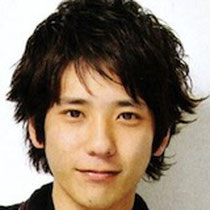
#> input picture G1_2/arashi_image/二宮和也/000017.jpg, 210 x 210 px; its folder holds only this picture in this run
$ python img_collection_mouth.py
#> lines starting #> are read from the running program, lines starting #| are printed output that depends on the picture
import cv2, os, re,requests, time, bs4
from urllib.request import urlretrieve
from urllib import request as req
from urllib import error,parse
from PIL import Image
import numpy as np
import glob
#"二宮和也","櫻井翔","相葉雅紀","大野智","松本潤"
members = ["二宮和也","櫻井翔","相葉雅紀","大野智","松本潤"]
img_dir =  "./arashi_image/"
mouth_cascade_path = "./haarcascade_mcs_nose.xml"
mouth_cascade = cv2.CascadeClassifier(mouth_cascade_path)
for member in members:
	files = glob.glob(img_dir+member+"/*.jpg")
	print("{}の写真は{}枚です。顔認識を始めます。".format(member, len(files)))
	for index, file in enumerate(files,1):
		img = cv2.imread(file)
#> img is the input picture: shape (210, 210, 3); mean B, G, R 108, 124.8, 141.2
		img_gray = cv2.cvtColor(img, cv2.COLOR_BGR2GRAY)
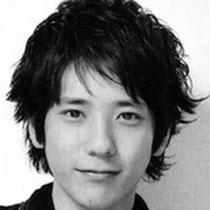
#> img_gray: shape (210, 210); min 0, max 255, mean 127.8
		for i in range(1,20):
			minValue = i * 5
			mouth = mouth_cascade.detectMultiScale(img_gray, minSize=(minValue,minValue))
			if len(mouth) == 1:
				break
#> this loop made 8 passes
#> mouth on passes 1 to 8: [[78, 131, 45, 37], [52, 82, 42, 35]], [[78, 131, 45, 37], [52, 82, 42, 35]], [[78, 131, 45, 37], [52, 82, 42, 35]], [[78, 131, 45, 37], [52, 82, 42, 35]], [[77, 130, 46, 38], [52, 82, 42, 35]], [[52, 82, 42, 35], [76, 130, 47, 39]], [[51, 82, 43, 36], [75, 129, 50, 42]], [[71, 127, 56, 47]]
		if len(mouth) != 1:
				continue
		for x,y,w,h in mouth:
				img = img[y:y+h, x:x+w]
#> this loop made 1 pass
#> pass 1, `img = img[y:y+h, x:x+w]`:
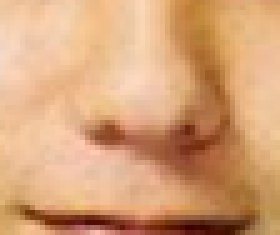
#> img: shape (47, 56, 3) (shown 5 times larger); mean B, G, R 120.3, 162.2, 214
		mouth_path = img_dir+member+"/mouth"
		if not os.path.exists(mouth_path):
			os.makedirs(mouth_path)
		cv2.imwrite(mouth_path  + "/" + str(index)+".jpg", img)
